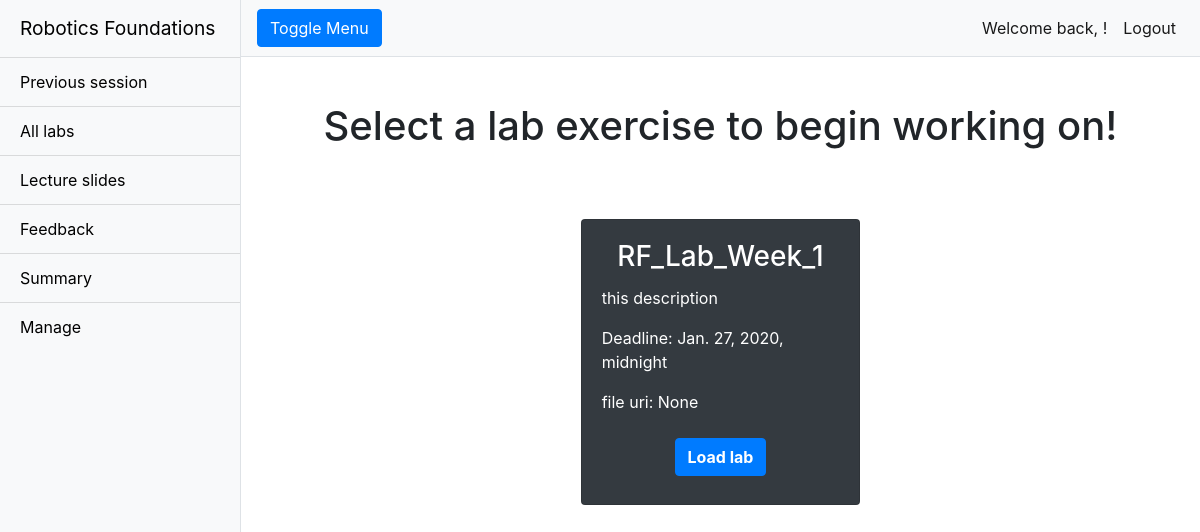
The page /rfwa/alllabs/ (signed in) on the database as committed earlier.
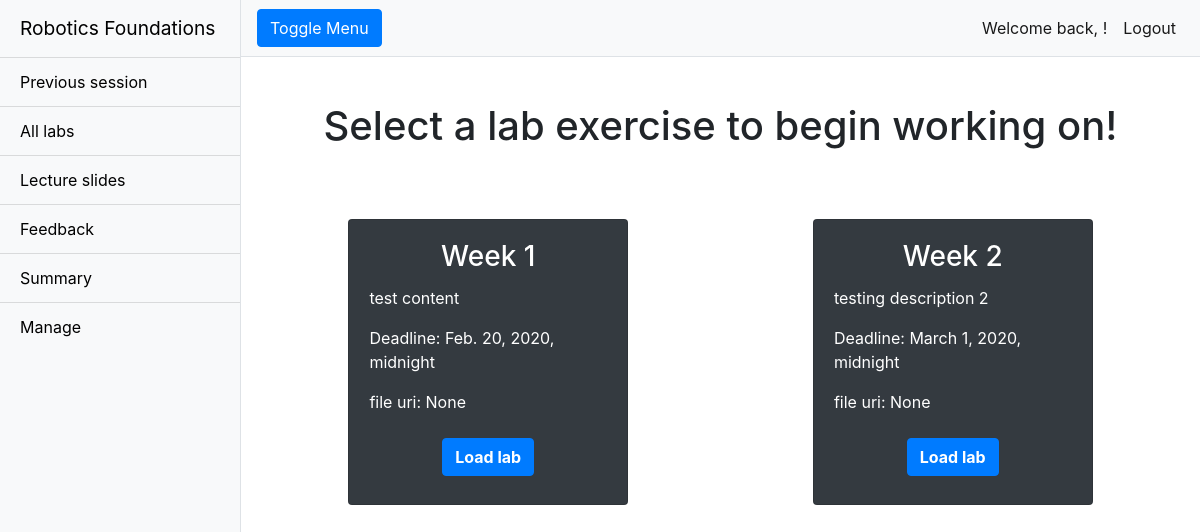
The same page on the database as committed later.
### rfwa/models.py (models this page shows, shortened)
class Lab(models.Model):
    name = models.CharField(max_length = 128)
    description = models.TextField(max_length = 2048)
    open_Date = models.DateTimeField()
    close_Date = models.DateTimeField()
    lab_Files = models.FileField(upload_to='labs/')
    slug = models.SlugField(primary_key = True, blank = True)
    _unzipped_directory = models.CharField(null=True, max_length =128)
    def set_unzipped_directory(self):
        self._unzipped_directory = "test string" + self._unzipped_directory
    def get_unzipped_directory(self):
        return self._unzipped_directory
    unzipped_directory = property(get_unzipped_directory, set_unzipped_directory)

### rfwa/views.py (the view)
# urls.py: path('alllabs/', views.alllabs, name='alllabs'),
def alllabs(request):
    labs = Lab.objects.order_by('open_Date')
    return render(request, 'rfwa/alllabs.html', {'labs':labs})

### templates/rfwa/alllabs.html
{% extends "rfwa/base.html" %}
{% load staticfiles %}
{% block extra_head %}
<link href="{% static 'css/button.css' %}" rel="stylesheet">
{% endblock %}
{% block body_block %}
<div class="container-fluid">
  <h1 class="mt-4">Select a lab exercise to begin working on!</h1>
  {% if labs %}
  <div class="container-fluid mt-5">
    {% for lab in labs %}
    {% cycle 'row' '' as row silent %}
    {% if row %}
    <div class="row justify-content-around">
      {% endif %}
      <div class="col-sm-10 col-md-10 col-lg-4 mb-5">
        <div class="card bg-dark text-white mx-auto">
          <div class="card-body text-center">
            <h3 class="card-title">{{lab.name}}</h3>
            <p class="card-text text-left">{{lab.description}}</p>
            <p class="card-text text-left">Deadline: {{lab.close_Date}}</p>
            <p class="card-text text-left">file uri: {{lab.unzipped_directory}}</p>
            <div class="row pb-2 justify-content-around mt-4">
              <button class="btn btn-primary font-weight-bold loadProjectButton" data-toggle="modal"
                data-target="#loadProjectPopup" id="loadProjectButton" data-prop={{lab.slug}} onclick=" window.open('/rfwa/devpage', '_self')">Load lab</button>
            </div>
          </div>
        </div>
      </div>
      {% if not row %}
    </div>
    {% endif %}
    {% endfor %}
    {% else %}
    <h2 class="text-center mt-5">There are currently no projects to show.</h2>
    {% endif %}
  </div>
</div>
{% endblock %}

Rows that differ between the two databases and show on the page:
removed Lab: name "RF_Lab_Week_1", description "this description", close_Date "Jan. 27, 2020, midnight", unzipped_directory "None"
added Lab: name "Week 1", description "test content", close_Date "Feb. 20, 2020, midnight", unzipped_directory "None"
added Lab: name "Week 2", description "testing description 2", close_Date "March 1, 2020, midnight", unzipped_directory "None"
